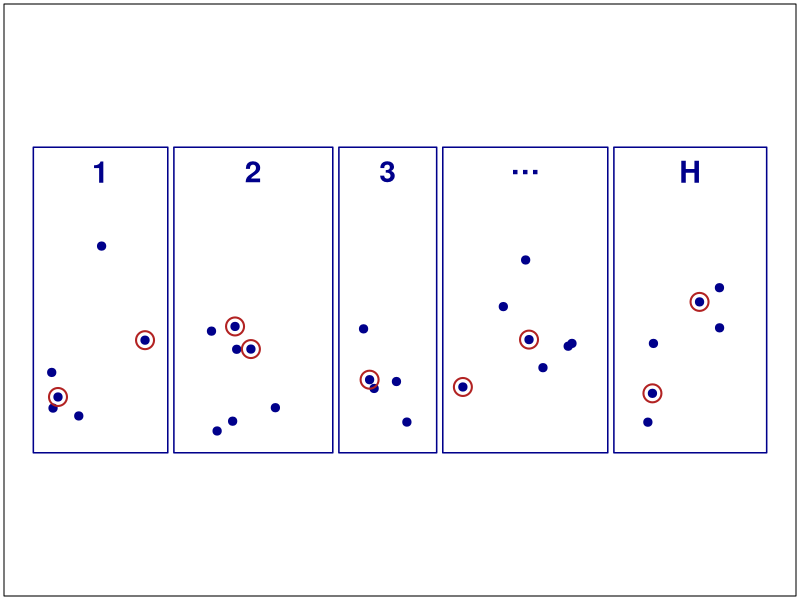
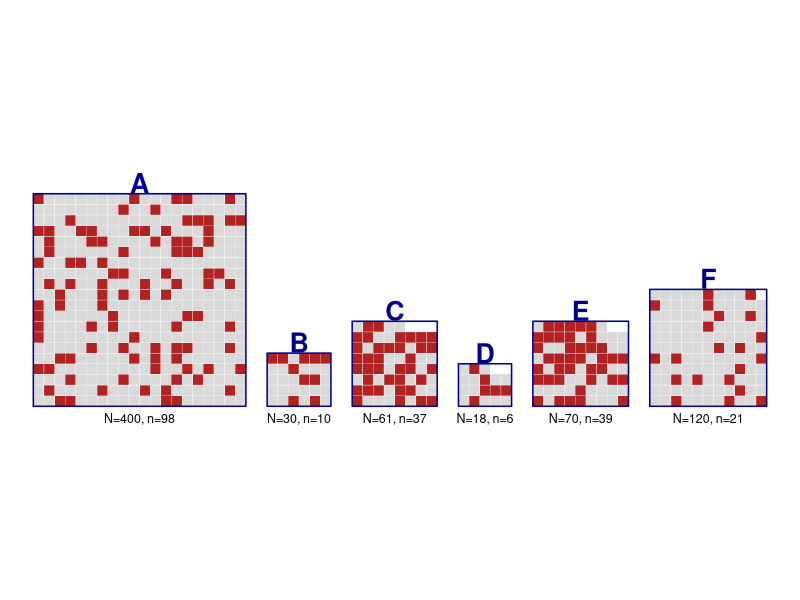
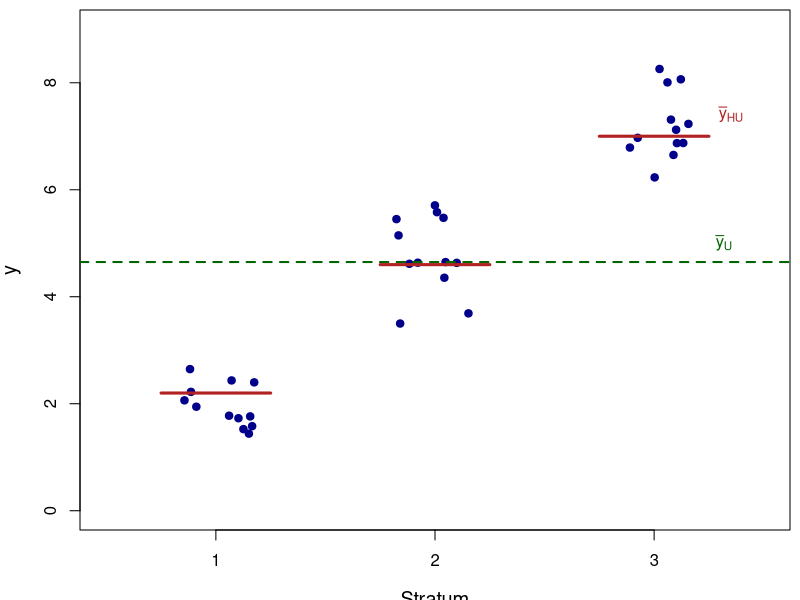
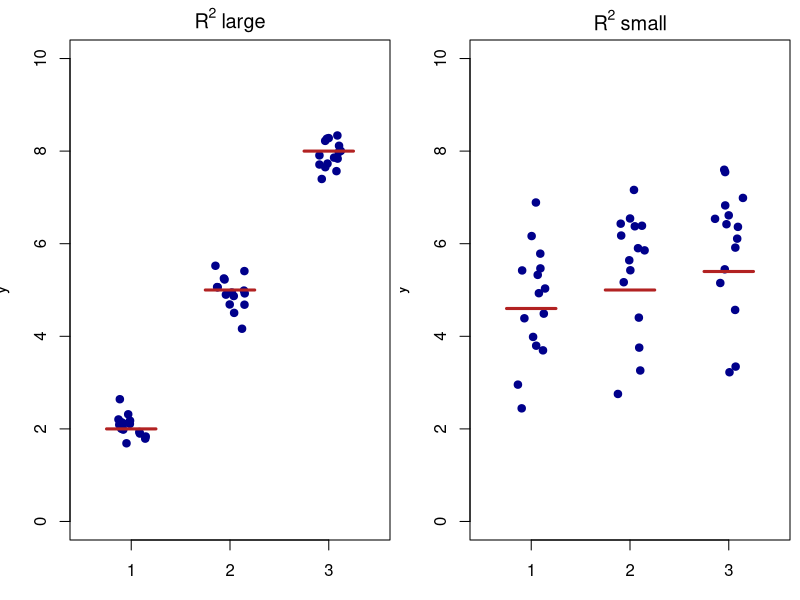
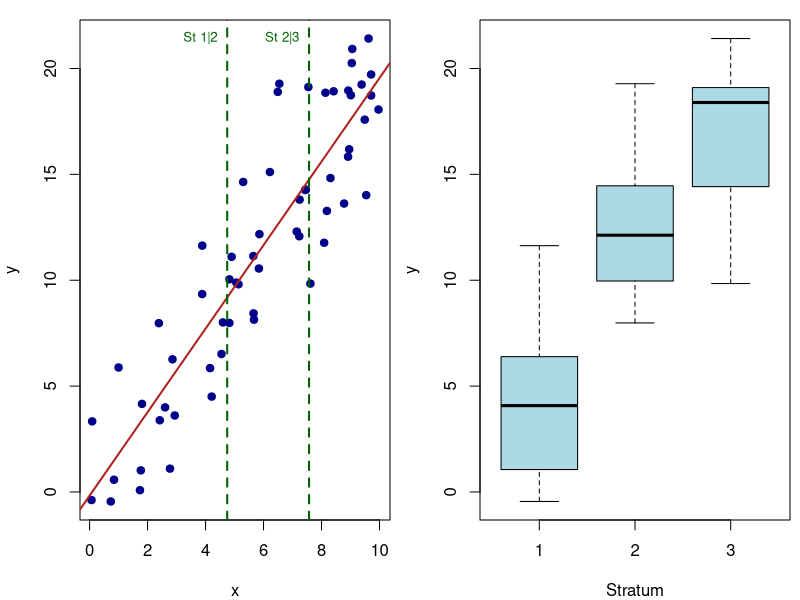

The R script that drew these images, in order:
## ---- chunk 1
#| include: false
knitr::opts_chunk$set(
  echo = FALSE,
  fig.align = "center"
)
## ---- chunk 2
#| label: fig-strata-pop
#| fig-width: 8
#| fig-height: 4
#| out-width: "80%"
set.seed(11)
strata <- list(
  list(xmin = 0,   xmax = 2.2, n = 6, k = 2, label = "1"),
  list(xmin = 2.3, xmax = 4.9, n = 7, k = 2, label = "2"),
  list(xmin = 5.0, xmax = 6.6, n = 5, k = 1, label = "3"),
  list(xmin = 6.7, xmax = 9.4, n = 7, k = 2, label = "…"),
  list(xmin = 9.5, xmax = 12,  n = 6, k = 2, label = "H")
)
par(mar = c(0.2, 0.2, 0.2, 0.2))
plot(NA, xlim = c(0, 12), ylim = c(0, 5), asp = 1,
     xaxt = "n", yaxt = "n", xlab = "", ylab = "", bty = "o")
for (s in strata) {
  rect(s$xmin, 0, s$xmax, 5, border = "blue4", lwd = 1.5)
  text((s$xmin + s$xmax) / 2, 4.6, s$label, col = "blue4", font = 2, cex = 1.8)
  px <- runif(s$n, s$xmin + 0.3, s$xmax - 0.3)
  py <- runif(s$n, 0.3, 3.8)
  points(px, py, pch = 19, col = "blue4", cex = 1.1)
  sel <- sample(s$n, s$k)
  points(px[sel], py[sel], pch = 21, col = "firebrick", lwd = 2, cex = 2.4)
}
## ---- chunk 3
#| label: fig-caribou-strata
#| fig-width: 10
#| fig-height: 4
#| out-width: "95%"
set.seed(348)
strata <- data.frame(
  label = c("A", "B", "C", "D", "E", "F"),
  N = c(400, 30, 61, 18, 70, 120),
  n = c(98, 10, 37, 6, 39, 21)
)
strata$ncol <- ceiling(sqrt(strata$N))
strata$nrow <- ceiling(strata$N / strata$ncol)

gap <- 2
x0 <- 0
par(mar = c(2, 0.2, 2, 0.2))
plot(NA, xlim = c(0, sum(strata$ncol) + gap * (nrow(strata) - 1)),
     ylim = c(-2, max(strata$nrow) + 2), asp = 1,
     xaxt = "n", yaxt = "n", xlab = "", ylab = "", bty = "n")

for (i in seq_len(nrow(strata))) {
  s <- strata[i, ]
  ncol_i <- s$ncol
  nrow_i <- s$nrow
  idx <- expand.grid(col = 1:ncol_i, row = 1:nrow_i)
  idx <- idx[order(idx$row, idx$col), ][1:s$N, ]
  sampled <- sample(s$N, s$n)
  cell_col <- ifelse(seq_len(s$N) %in% sampled, "firebrick", "grey85")
  rect(x0 + idx$col - 1, idx$row - 1, x0 + idx$col, idx$row,
       col = cell_col, border = "white", lwd = 0.3)
  rect(x0, 0, x0 + ncol_i, nrow_i, border = "blue4", lwd = 1.5)
  text(x0 + ncol_i / 2, nrow_i + 1, s$label, col = "blue4", font = 2, cex = 1.6)
  text(x0 + ncol_i / 2, -1.2, paste0("N=", s$N, ", n=", s$n), cex = 0.75)
  x0 <- x0 + ncol_i + gap
}
## ---- chunk 4
#| label: fig-ssb-ssw
#| fig-width: 7
#| fig-height: 4.2
#| out-width: "75%"
set.seed(21)
means <- c(2.2, 4.6, 7.0)
n_each <- 12
x <- rep(1:3, each = n_each) + runif(3 * n_each, -0.18, 0.18)
y <- rep(means, each = n_each) + rnorm(3 * n_each, 0, 0.6)
grand_mean <- mean(y)

par(mar = c(3.5, 4, 0.5, 0.5))
plot(x, y, pch = 19, col = "blue4", xlim = c(0.5, 3.5), ylim = c(0, 9),
     xaxt = "n", xlab = "Stratum", ylab = "y", cex.lab = 1.2)
axis(1, at = 1:3, labels = c("1", "2", "3"))
for (h in 1:3) {
  segments(h - 0.25, means[h], h + 0.25, means[h], col = "firebrick", lwd = 3)
}
abline(h = grand_mean, col = "darkgreen", lwd = 2, lty = 2)
text(3.4, grand_mean + 0.3, expression(bar(y)[U]), col = "darkgreen", pos = 2)
text(3.35, means[3] + 0.4, expression(bar(y)[HU]), col = "firebrick")
## ---- chunk 5
#| label: fig-r2-compare
#| fig-width: 9
#| fig-height: 4
#| out-width: "90%"
set.seed(7)
n_each <- 15

par(mfrow = c(1, 2), mar = c(3, 3.5, 2, 0.5))

means_hi <- c(2, 5, 8)
x1 <- rep(1:3, each = n_each) + runif(3 * n_each, -0.15, 0.15)
y1 <- rep(means_hi, each = n_each) + rnorm(3 * n_each, 0, 0.35)
plot(x1, y1, pch = 19, col = "blue4", xaxt = "n", xlim = c(0.5, 3.5),
     ylim = c(0, 10), xlab = "", ylab = "y", main = expression(R^2~"large"))
axis(1, at = 1:3, labels = c("1", "2", "3"))
for (h in 1:3) segments(h - 0.25, means_hi[h], h + 0.25, means_hi[h], col = "firebrick", lwd = 3)

means_lo <- c(4.6, 5, 5.4)
x2 <- rep(1:3, each = n_each) + runif(3 * n_each, -0.15, 0.15)
y2 <- rep(means_lo, each = n_each) + rnorm(3 * n_each, 0, 1.4)
plot(x2, y2, pch = 19, col = "blue4", xaxt = "n", xlim = c(0.5, 3.5),
     ylim = c(0, 10), xlab = "", ylab = "y", main = expression(R^2~"small"))
axis(1, at = 1:3, labels = c("1", "2", "3"))
for (h in 1:3) segments(h - 0.25, means_lo[h], h + 0.25, means_lo[h], col = "firebrick", lwd = 3)
## ---- chunk 6
#| label: fig-auxiliary
#| fig-width: 9
#| fig-height: 4.2
#| out-width: "90%"
set.seed(4)
n <- 60
x <- runif(n, 0, 10)
y <- 2 * x + rnorm(n, 0, 3)
cuts <- quantile(x, probs = c(1/3, 2/3))
strat <- cut(x, breaks = c(-Inf, cuts, Inf), labels = c("1", "2", "3"))

par(mfrow = c(1, 2), mar = c(4, 4, 1, 0.5))
plot(x, y, pch = 19, col = "blue4", xlab = "x", ylab = "y")
abline(lm(y ~ x), col = "firebrick", lwd = 2)
abline(v = cuts, col = "darkgreen", lty = 2, lwd = 2)
text(cuts, rep(max(y), 2), c("St 1|2", "St 2|3"), col = "darkgreen", pos = 2, cex = 0.8)

boxplot(y ~ strat, col = "lightblue", xlab = "Stratum", ylab = "y")
